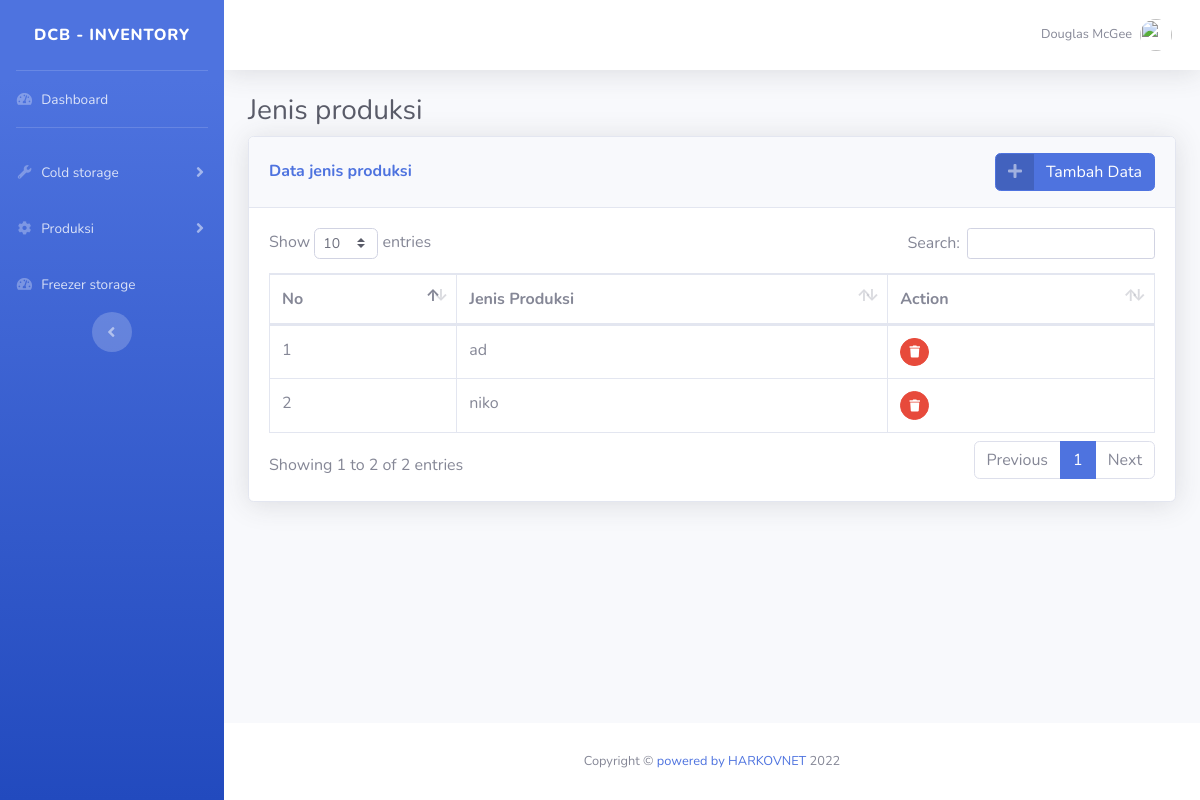
The app's page /Inventory/produksi/jenis_produksi.php, older data.
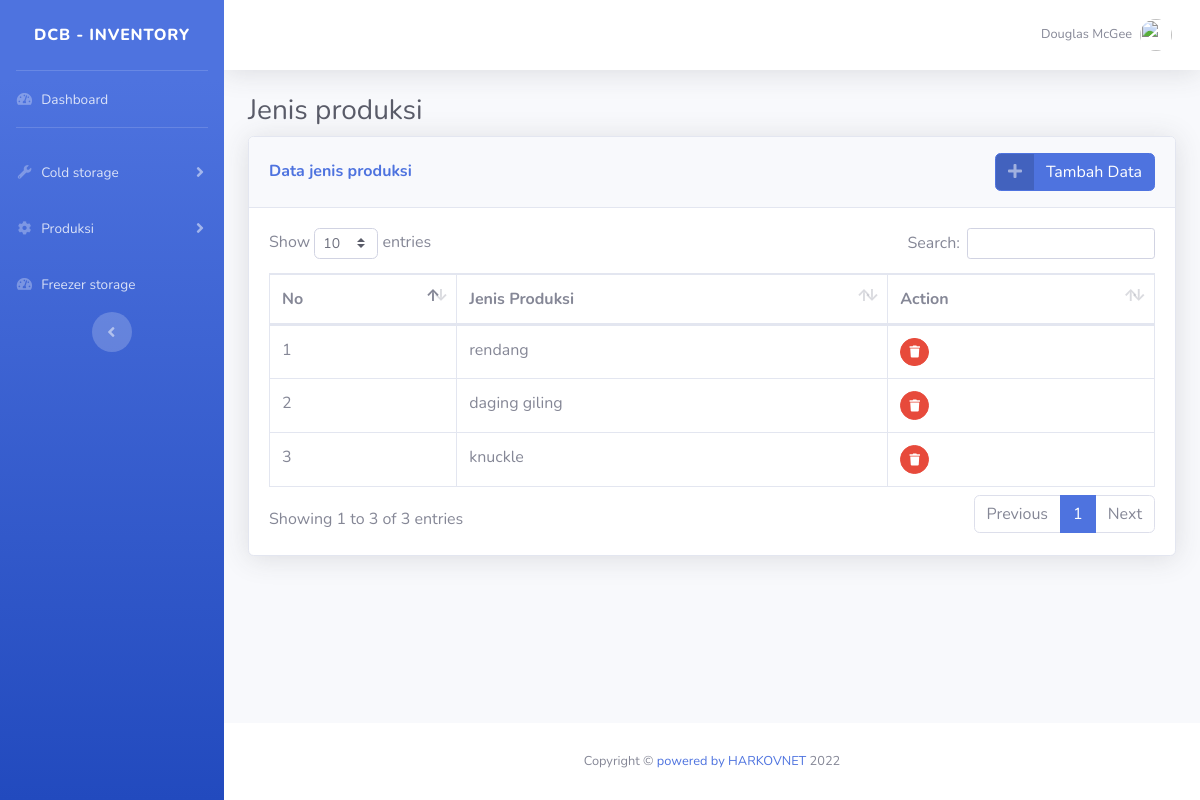
The same page, newer data.
### tables this page shows
CREATE TABLE `jenisproduksi` (
  `id` int(10) NOT NULL,
  `nama` varchar(30) NOT NULL
);

### Inventory/produksi/jenis_produksi.php (the view, shortened to what the changed rows need)
<!DOCTYPE html>
<?php
include '../../database.php';
?>
<html lang="en">
<head>
    <link href="../../assets/vendor/fontawesome-free/css/all.min.css" rel="stylesheet" type="text/css">
    <link href="../../assets/css/sb-admin-2.min.css" rel="stylesheet">
    <link href="../../assets/vendor/datatables/dataTables.bootstrap4.min.css" rel="stylesheet">
</head>
<body id="page-top">
    <div id="wrapper">
        <div id="content-wrapper" class="d-flex flex-column">
            <div id="content">
                <div class="container-fluid">
                    <h1 class="h3 mb-2 text-gray-800">Jenis produksi</h1>
                    <div class="card shadow mb-4">
                        <div class="card-body">
                            <div class="table-responsive">
                                <table class="table table-bordered" id="dataTable" width="100%" cellspacing="0">
                                <thead>
                                        <tr>
                                        <th>No</th>
                                            <th>Jenis Produksi</th>
                                            <th>Action</th>
                                        </tr>
                                    </thead>
                                    <tbody>
                                        <?php
                                        $no = 1;
                                        $query = "SELECT * FROM jenisproduksi";
                                        $result = mysqli_query($db, $query);
                                        while ($row = mysqli_fetch_assoc($result)) {
                                            ?>
                                            <tr>
                                            <td><?php echo $no++; ?></td>
                                                <td><?php echo $row['nama']; ?></td>
                                                <td>
                                                    <?php
                                                    echo "<a href='deletejenisproduksi.php?id=" . $row['id'] . "' class='btn btn-danger btn-circle btn-sm'>
                                                    <i class='fas fa-trash'></i>
                                                    </a>";
                                                    ?>
                                                </td>
                                            </tr>
                                        <?php } ?>
                                    </tbody>
                                </table>
                            </div>
                        </div>
                    </div>
                </div>
            </div>
        </div>
    </div>
</body>
</html>

Row changes from the older to the newer data that the page shows:
removed jenisproduksi: nama "ad"
removed jenisproduksi: nama "niko"
added jenisproduksi: nama "rendang"
added jenisproduksi: nama "daging giling"
added jenisproduksi: nama "knuckle"
Text that changed along with them:
text written by a page script: "Show entries Search: Showing 1 to 2 of 2 entries Previous 1 Next" → "Show entries Search: Showing 1 to 3 of 3 entries Previous 1 Next"
